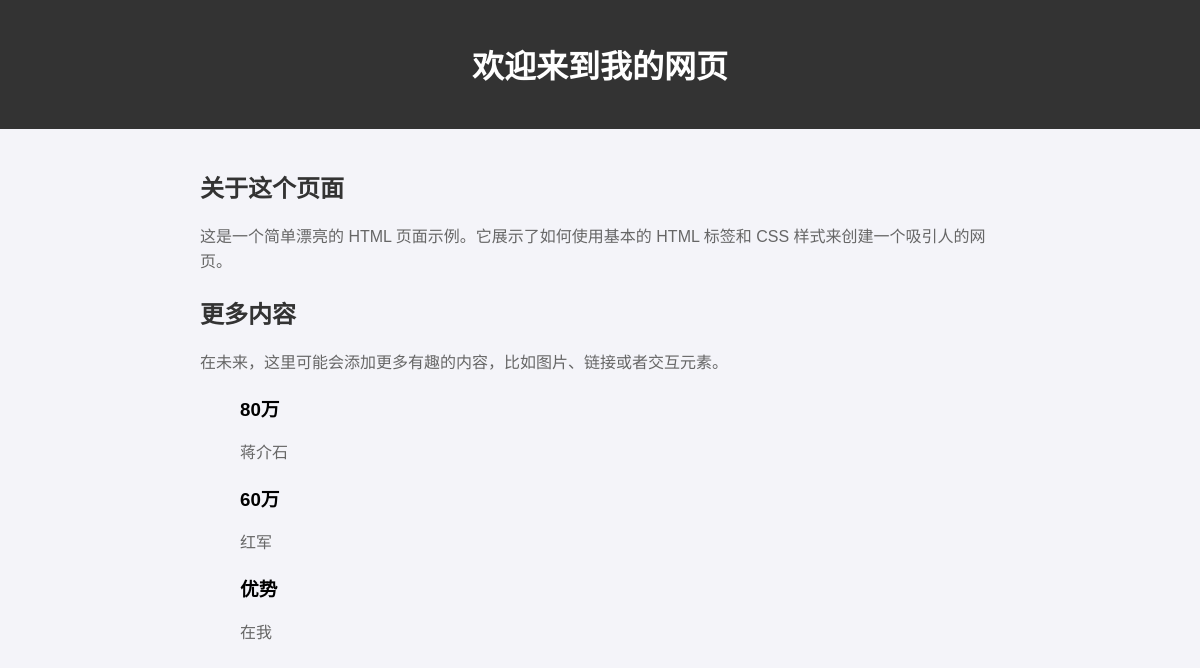
The app's page /polls/name/ with its own data.
### polls/models.py (models this page shows)
class Post(models.Model):
    title = models.CharField(max_length=50)
    name = models.CharField(max_length=50)
    def __str__(self):
        return self.title

### polls/views.py (the view)
# urls.py: path('name/', views.show_name),
def show_name(request):
    context = {'name_list': Post.objects.all()}
    print(context)
    return render(request, 'practice.html', context=context)

### templates/practice.html (shortened to what this page needs)
<!DOCTYPE html>
<html lang="zh-CN">
<head>
</head>
<body>
<header>
    <h1>欢迎来到我的网页</h1>
</header>
<main>
    <h2>关于这个页面</h2>
    <p>这是一个简单漂亮的 HTML 页面示例。它展示了如何使用基本的 HTML 标签和 CSS 样式来创建一个吸引人的网页。</p>
    <h2>更多内容</h2>
    <p>在未来，这里可能会添加更多有趣的内容，比如图片、链接或者交互元素。</p>
    {% if name_list %}
        <ul>
            {% for elem in name_list %}
                <li>
                    <h3>{{ elem.title }}</h3>
                    <p>{{ elem.name }}</p>
                </li>
            {% endfor %}
        </ul>
    {% else %}
        <p>no data</p>
    {% endif %}
</main>
</body>
</html>

### records on screen
Post: title "80万", name "蒋介石"
Post: title "60万", name "红军"
Post: title "优势", name "在我"
